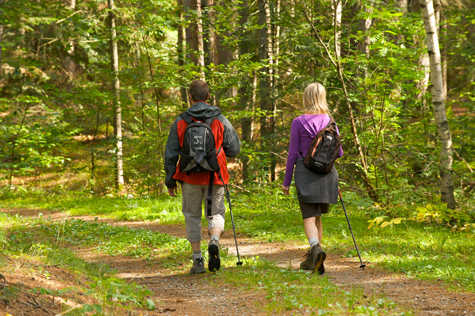
%> input picture TAV/TP12/randonneur.jpg, 475 x 316 px
$ octave exercice_1.m   (GNU Octave 9; MATLAB toolbox functions it lacks are replaced by stand-ins)
%> lines starting %> are read from the running program, lines starting %| are printed output that depends on the picture; in (x1, y1, x2, y2) boxes, pixels count from 0 and x2, y2 are one past the last pixel; in counts of white or black regions, pixels touching at a corner belong together; the program's own positions count from 1
### TAV/TP12 Mat/frontiere.m
function delta_D = frontiere(D,distance_frontiere)

if distance_frontiere == 0

	error('La distance a la frontiere ne peut etre nulle.')

else

	% Formes pour la transformation morphologique :
	SEmax = strel('diamond',abs(distance_frontiere));
	SEmin = strel('diamond',abs(distance_frontiere)-1);

	% Frontiere a l'interieur de la zone contenant des 1 (i.e. le masque) :
	if distance_frontiere < 0
        delta_D = imerode(D,SEmin) - imerode(D,SEmax);

	% Frontiere a l'exterieur de la zone contenant des 1 :
	else

		delta_D = imdilate(D,SEmax) - imdilate(D,SEmin);

	end

end

### TAV/TP12/exercice_1.m
%--------------------------------------------------------------------------
% ENSEEIHT - 2SN MM - Traitement des donnees audio-visuelles
% TP12 - Realite diminuee
% exercice_1 : traitement des pixels par tirage aleatoire
%--------------------------------------------------------------------------

clear
close all
clc

% Mise en place de la figure pour affichage :
taille_ecran = get(0,'ScreenSize');
L = taille_ecran(3);
H = taille_ecran(4);
figure('Name','Inpainting par rapiecage',...
	'Position',[0.06*L,0.1*H,0.9*L,0.75*H])

% Lecture de l'image originale :
u0 = double(imread('randonneur.jpg'));
[nb_lignes,nb_colonnes,nb_canaux] = size(u0);
%> nb_lignes = 316; nb_colonnes = 475; nb_canaux = 3
u_max = max(u0(:));
%> u_max = 255

% Affichage de l'image originale :
subplot(1,2,1)
	imagesc(max(0,min(1,u0/u_max)),[0 1])
	axis image off
	title('Image originale','FontSize',20)
	if nb_canaux == 1
		colormap gray
	end

% Lecture du domaine D a completer :
D = imread('masque_randonneur.png') > 0;
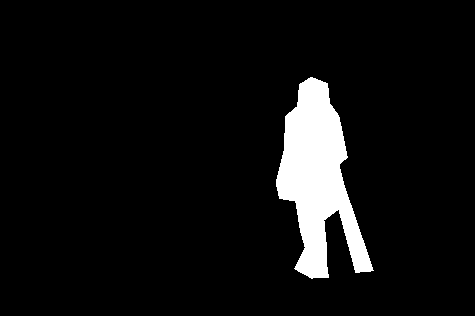
%> input picture TAV/TP12/masque_randonneur.png, 475 x 316 px
%> D: size 316x475 logical; 6.6% white; 1 white region, box (x1, y1, x2, y2) and area: (276, 77, 374, 279) 9968

% Affichage de l'image resultat :
u_k = u0;
for c = 1:nb_canaux
	u_k(:,:,c) = (~D).*u_k(:,:,c);
end
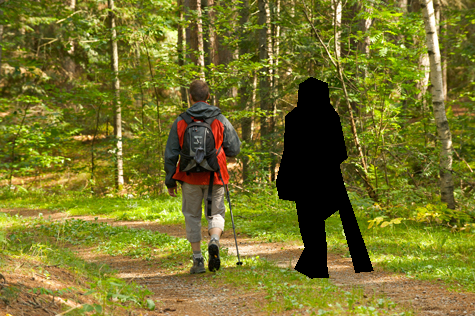
%> u_k: size 316x475x3 double; mean R, G, B 117.6, 115.1, 40.4
subplot(1,2,2)
	imagesc(max(0,min(1,u_k/u_max)),[0 1])
	axis image off
	title('Image resultat','FontSize',20)
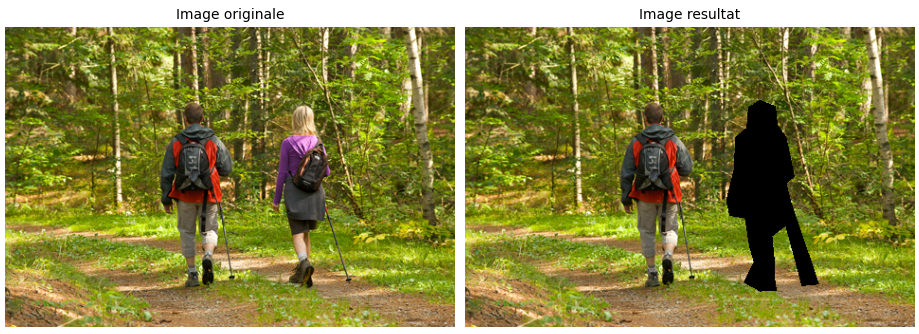
%> figure redrawn from the program's plot data, 2 panels
	if nb_canaux == 1
		colormap gray
	end
drawnow nocallbacks

% Lancement du traitement :
fprintf('Tapez un caractere pour lancer le traitement !\n');
pause

% Initialisation de la frontiere int�rieure de D :
delta_D_int_1 = frontiere(D,-1);
%> the run ends on the next line
